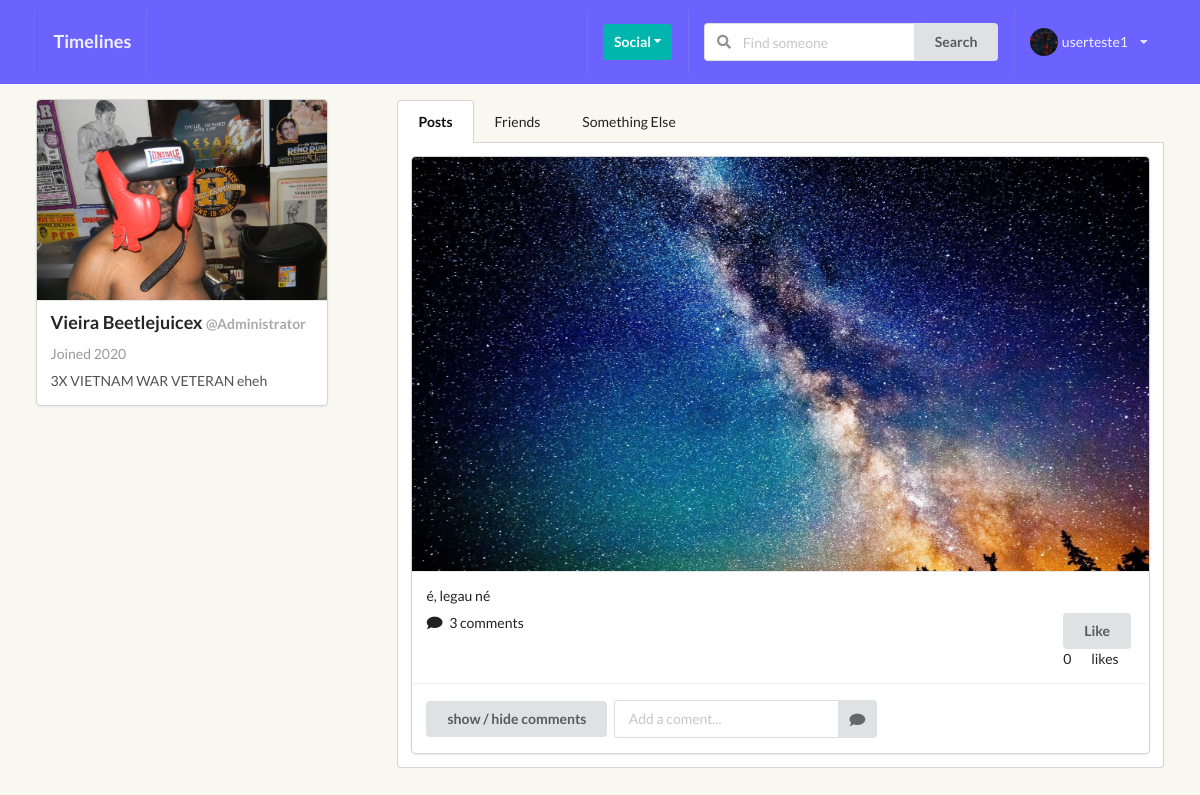
The app's page /profiles/Administrator/ (signed in) with its own data.
### perfil/models.py (models this page shows, shortened)
class Profile(models.Model):
    first_name = models.CharField(max_length=200, blank=True)
    last_name = models.CharField(max_length=200, blank=True)
    username = models.OneToOneField(User, on_delete=models.CASCADE)
    bio = models.TextField(default="no bio...", max_length=300)
    email = models.EmailField(max_length=200, blank=True)
    country = models.CharField(max_length=200, blank=True)
    avatar = models.ImageField(default='avatar.png', upload_to='avatars/')
    friends = models.ManyToManyField(User, blank=True, related_name='friends')
    slug = models.SlugField(unique=True, blank=True)
    updated = models.DateTimeField(auto_now=True)
    created = models.DateTimeField(auto_now_add=True)
    objects = ProfileManager()
    def __str__(self):
        return f"{self.username}"
    def get_all_authors_posts(self):
        return self.posts.all()
    def created_str(self):
        new_created = self.created.strftime('%y')
        return new_created
    __initial_first_name = None
    __initial_last_name = None
    def __init__(self, *args, **kwargs):
        super().__init__(*args, **kwargs)
        self.__initial_first_name = self.first_name
        self.__initial_last_name = self.last_name

### posts/models.py (models this page shows, shortened)
class Post(models.Model):
    content = models.TextField()
    image = models.ImageField(upload_to='posts', validators=[FileExtensionValidator(['png', 'jpg', 'jpeg'])], blank=True)
    liked = models.ManyToManyField(Profile, blank=True, related_name='likes')
    updated = models.DateTimeField(auto_now=True)
    created = models.DateTimeField(auto_now_add=True)
    author = models.ForeignKey(Profile, on_delete=models.CASCADE, related_name='posts')
    def num_likes(self):
        return self.liked.all().count()
    def num_comments(self):
        return self.comment_set.all().count()
    class Meta:
        ordering = ('-created',)

### perfil/views.py (the view, shortened to what this page needs)
# urls.py: path('<slug>/', ProfileDetailView.as_view(), name="profile_detail_view"),
class ProfileDetailView(LoginRequiredMixin, DetailView):
    model = Profile
    template_name = 'perfil/detail.html'
    def get_object(self, slug=None):
        slug = self.kwargs.get('slug')
        profile = Profile.objects.get(slug=slug)
        return profile
    def get_context_data(self, **kwargs):
        context = super().get_context_data(**kwargs)
        user = User.objects.get(username__iexact=self.request.user)
        profile = Profile.objects.get(username=user)
        detailuser_posts_qs = Post.objects.filter(author = profile)
        c_form = CommentModelForm()
        rel_r = Relationship.objects.filter(sender=profile)
        rel_s = Relationship.objects.filter(receiver=profile)
        rel_receiver = []
        rel_sender = []
        for item in rel_r:
            rel_receiver.append(item.receiver.username)
        for item in rel_s:
            rel_sender.append(item.sender.username)
        context['c_form'] = c_form
        context['posts'] = detailuser_posts_qs
        context["rel_receiver"] = rel_receiver
        context["rel_sender"] = rel_sender
        context['is_empty'] = False
        context['posts'] = self.get_object().get_all_authors_posts()
        context['len_posts'] = True if len(self.get_object().get_all_authors_posts()) > 0 else False
        return context

### posts/forms.py
class CommentModelForm(forms.ModelForm):
    body = forms.CharField(label='', widget=forms.TextInput(attrs={'placeholder': 'Add a coment...'}))
    class Meta:
        model = Comment
        fields = ('body',)

### perfil/context_processors.py (called while the page is built)
def profile_pic(request):
    if request.user.is_authenticated:
        profile_obj = Profile.objects.get(username=request.user)
        pic = profile_obj.avatar
        return {'picture':pic}
    return {}

def invitations_received_no(request):
    if request.user.is_authenticated:
        profile_obj = Profile.objects.get(username=request.user)
        qs_count = Relationship.objects.invitations_received(profile_obj).count()
        return {'invites_num':qs_count}
    return {}

### perfil/models.py (called while the page is built)
    def invitations_received(self, receiver):
        qs = Relationship.objects.filter(receiver=receiver, status='send')
        return qs

### perfil/templates/perfil/detail.html (shortened to what this page needs)
{% extends 'base.html' %} {% block title %} my profile {% endblock title %} {% block content %}
<div class="ui grid">
    <div class="five wide column">
        <div class="ui card">
            <div class="image">
                <img src="{{object.avatar.url}}" class="profile-pic-personal-page">
            </div>
            <div class="content">
                <p class="header">{{object.first_name}} {{object.last_name}} <span class="small_text">@{{object.username}}</span></p>
                <div class="meta">
                    <span class="date">Joined 20{{object.created_str}}</span>
                </div>
                <div class="description">
                    {{object.bio}}
                </div>
            </div>
        </div>
    </div>
    <div class="eleven wide column">
        <div class="ui top attached tabular menu">
            <a class="item active" data-tab="first">Posts</a>
            <a class="item" data-tab="second">Friends</a>
            <a class="item" data-tab="third">Something Else</a>
        </div>
        <div class="ui bottom attached tab segment active" data-tab="first">
            {% if posts %} {% for post in posts %}
            <div class="ui fluid card">
                <div class="ui fluid image">
                    {% if post.image %}
                    <img src={{post.image.url}}> {% endif %}
                </div>
                <div class="content">
                    <p> {{ post.content }} </p>
                    <div class="right floated">
                        <form action="{% url 'posts:like-post-view' %}" method="POST" class='like-form' id='{{post.id}}'>
                            <button type="submit" class="ui button like-btn{{post.id}}">
                                    {% if profile not in post.liked.all %}
                                        Like
                                    {% else %}
                                        Unlike
                                    {% endif %}
                                </button>
                            <div class="ui grid">
                                <div class="column">
                                    <div class="like-count{{post.id}}"> {{post.num_likes}} </div>
                                </div>
                                <div class="column">
                                    likes
                                </div>
                            </div>
                        </form>
                    </div>
                    <i class="comment icon"></i>
                    <span> {{ post.num_comments }} comments</span>
                </div>
                <div class="extra content">
                    <button class="cmt_btn ui button mb-5">show / hide comments</button>
                    <form action="" method="POST" class="ui action input form">
                        <input type="hidden" name="post_id" value={{post.id}}> {{ c_form }}
                        <button type="submit" name="submit_c_form" class="ui icon button">
                          <i class="comment icon"></i>
                        </button>
                    </form>
                </div>
            </div>
            {% endfor %} {% else %}
            <h3>{{object.username}} doesn't have any posts yet</h3> {% endif %}
        </div>
    </div>
</div>
{% endblock content %}>

### templates/main/navbar.html (shortened to what this page needs)
<div class="ui inverted menu nav mb-7 fixed top sticky" style="background-color: #6C63FF !important;">
    <div class="ui container">
        <a href="{% url 'posts:main-post-view' %}" class="item">
            <h3>Timelines</h3>
        </a>
        <div class="right menu">
            {% if request.user.is_authenticated %}
            <div class="item">
                <div class="ui floating dropdown icon button teal"> Social
                    <i class="dropdown icon"></i>
                </div>
            </div>
            <div class="item">
                <form action="{% url 'perfil:profile-search' %}" method="POST">
                    <div class="ui action left icon input">
                        <input class="prompt" type="text" name='searched_name' placeholder="Find someone">
                        <button type='submit' class="ui button">Search</button>
                    </div>
                </form>
            </div>
            <div class="item ui floating dropdown">
                <img src={{picture.url}} class='ui avatar image'>{{ request.user }}<i class="dropdown icon"></i>
            </div>
        </div>
        {% endif %}
    </div>
</div>

### static_project/style.css (style rules this page uses)
body { background: #F8F8F1 !important; }
.nav { border-radius: 0px !important; padding: 10px 0 10px 0 !important; }
.mb-7 { margin-bottom: 7px !important; }
.small_text { font-size: 1rem; color: darkgrey; }
.right { float: right; }
.left { float: left; }
.mb-5 { margin-bottom: 5px !important; }
.fixed { position: fixed !important; }
.profile-pic-personal-page { max-height: 200px; min-height: 200px; object-fit: cover; }

### static_project/not_logged.css (style rules this page uses)
body { -webkit-font-smoothing: antialiased; -moz-font-smoothing: grayscale; }
@media only screen and (min-width: 768px) { .ui.container { width: 700px; max-width: 700px; } }

### records on screen
Profile: avatar (picture), first_name "Vieira", last_name "Beetlejuicex", username "Administrator", created_str "20", bio "3X VIETNAM WAR VETERAN eheh"
Post: image (picture), content "é, legau né", shows "Like", num_likes "0", num_comments "3"

### other values on screen
{{ request.user }} "userteste1"
